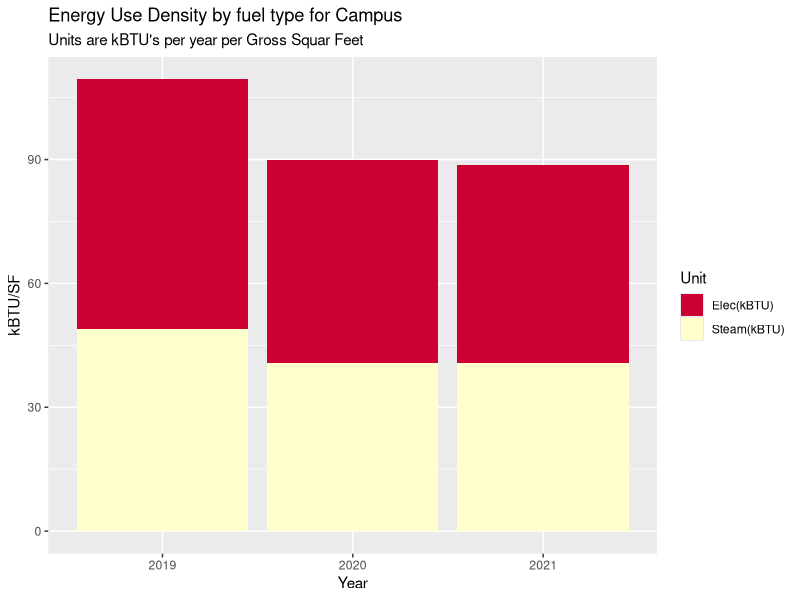
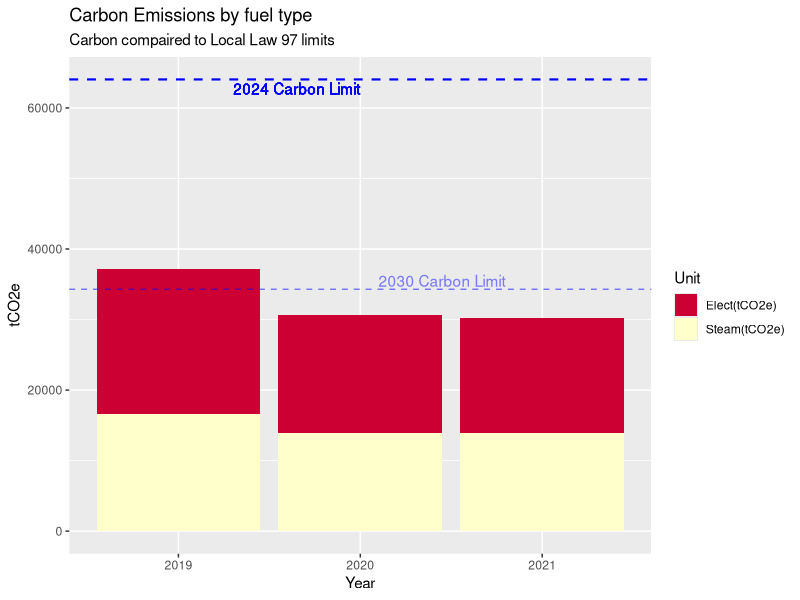
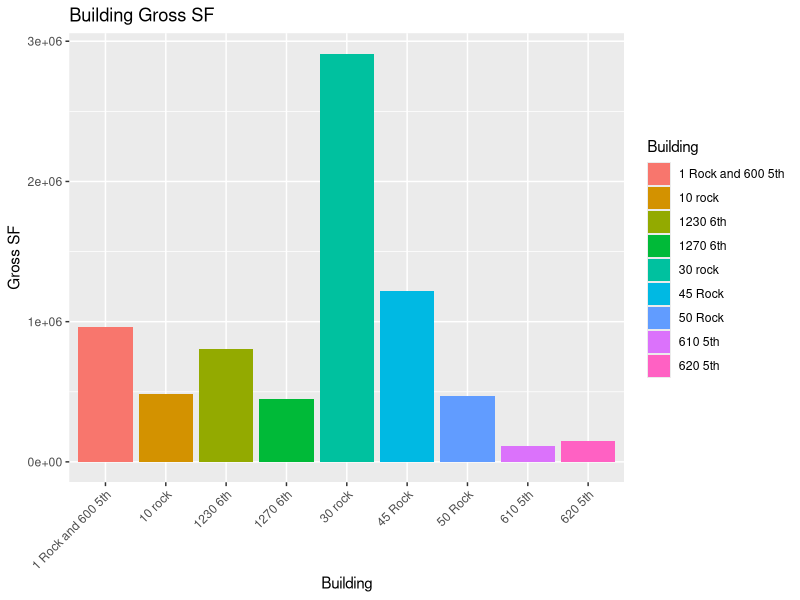
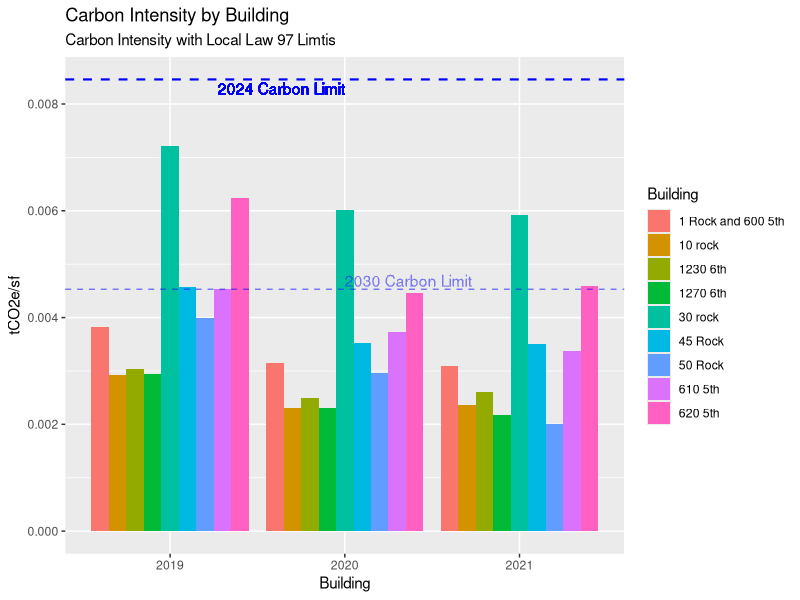
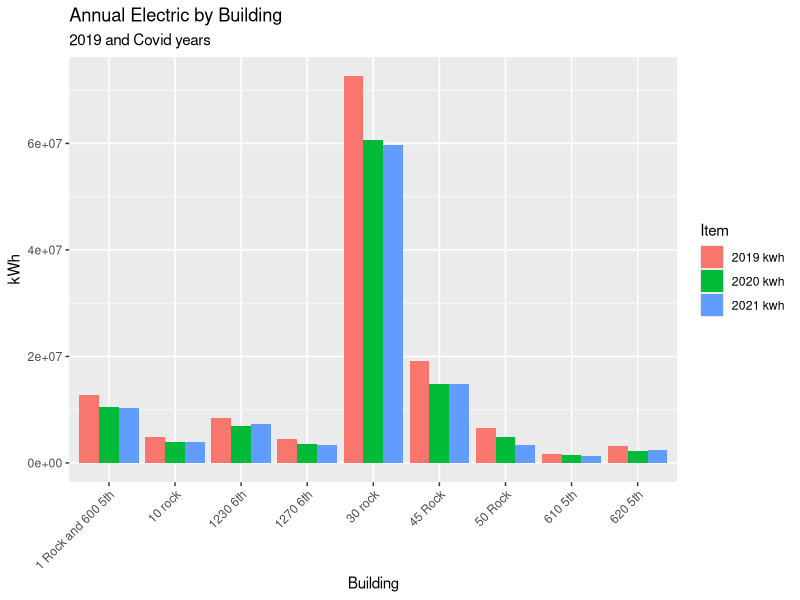
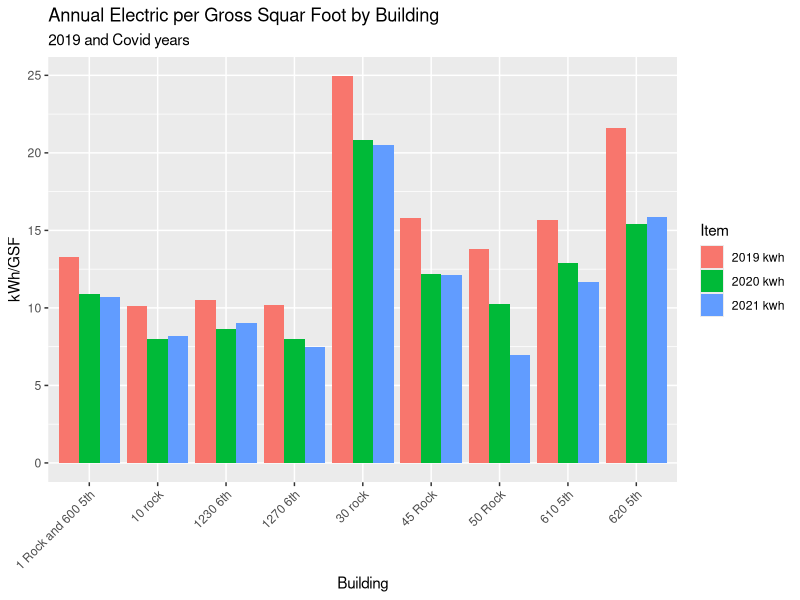
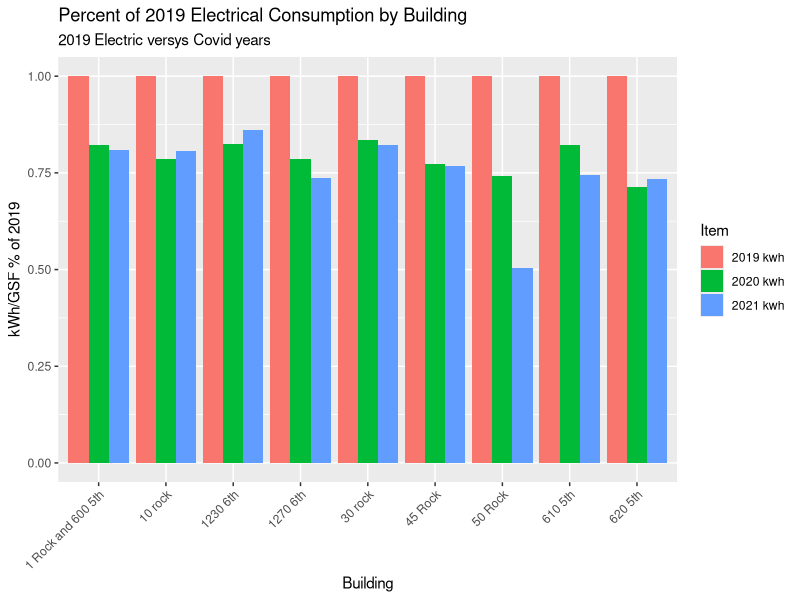
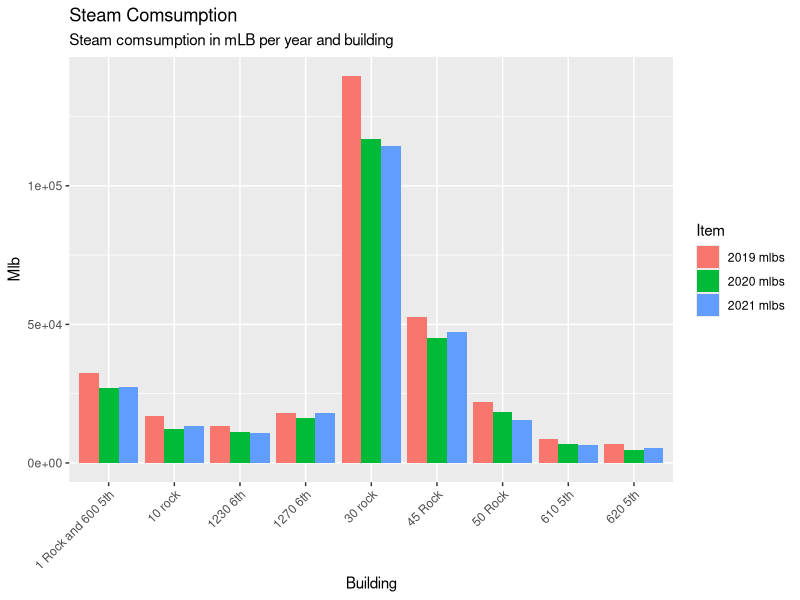

Reproduce these figures in R, in order.
## ---- chunk 1

# Load packages 
my_packages <- c("tidyverse", "vroom" , "janitor" , "glue" , "tsibble" , "tidytext","lubridate", "fable", "tsibbledata", "ggplot2", "forecast", "tseries", "rio", "zoo", "readxl", "tsibbledata", "knitr", "kableExtra", "formattable", "scales")
invisible( lapply(my_packages, require, character.only = TRUE))

#Set up environment 
place <- "Home"  #Where are we working today. 
# place <- "work"

if (place == "Home"){setwd("C:/Users/paulr/Documents/R/RockCenterEnergyAnalysis")} else {setwd("C:/Users/prode/Documents/R/RockCenterEnergyAnalysis")}

if (!file.exists("data")) { dir.create("data")}

rm(place, my_packages ) #Clean up

options(dplyr.summarise.inform = FALSE)  # Suppress textin Knit printout. 



# Read in data

'ElecCF' <- 0.000288962  #2021 Carbon Values
'SteamCF' <- 0.00004493 #2021 Carbon Values
'IntensityLimit24' <- 0.00846 #2024 Limit
'IntensityLimit30' <- 0.00453 #2030 Limit

SteamData <- read_excel("data/Energy_Data_for_Net_Zero_Study.xlsx", sheet = "Sheet1", range = "B2:G11" , col_names = TRUE, na = "NA", col_types = NULL ) %>%  select(-5,-6)

ElectricData <- read_excel("data/Energy_Data_for_Net_Zero_Study.xlsx", sheet = "Sheet1", range = "B13:G23" , col_names = TRUE, na = "NA", col_types = NULL ) %>% select(-5,-6)

ElectricData %>% filter(Building == '1 Rock' | Building == '600 5th') %>% 
  select( -Building) %>% 
  summarise_each(funs(sum)) %>% 
  mutate(Building = "1 Rock and 600 5th") %>% 
  select(4,1,2,3) %>% rbind(ElectricData) %>% 
  filter(Building != '1 Rock' & Building != '600 5th') -> ElectricData

BuildingGSF <- read_excel("data/Energy_Data_for_Net_Zero_Study.xlsx", sheet = "Sheet1", range = "B28:C39" , col_names = TRUE, na = "NA", col_types = NULL ) %>% 
  filter(Building != '1 Rock' & Building != '600 5th')

UtilityData <- left_join(ElectricData, SteamData, by="Building") %>% left_join(BuildingGSF, by="Building")
UtilityData[is.na(UtilityData)] <- 0

#Campus EUI for each year 
UtilityData1 <- UtilityData 
apply(UtilityData1[2:4], 2, function(row) row * 3.4121 ) -> UtilityData1[2:4]
apply(UtilityData1[5:7], 2, function(row) row * 1194) -> UtilityData1[5:7]
UtilityData1 %>% select(`2019 kwh`, `2020 kwh`, `2021 kwh`, `2019 mlbs`, `2020 mlbs`, `2021 mlbs`, `Gross Floor Area`) %>%
summarise_each(funs(sum)) -> UtilityData1
    TotalFlArea <- UtilityData1$`Gross Floor Area`
    UtilityData1 %>% 
      select(-`Gross Floor Area`) %>% 
  gather(key = "Item", value = "Value") -> UtilityData1
  cbind(UtilityData1, str_split_fixed(UtilityData1$Item, " ", n=2)) %>% 
  select(-"Item") -> UtilityData1 
  colnames(UtilityData1)  <-  c("Value", "Year", "Unit") 
  apply(UtilityData1[3], 1, function(x) {ifelse(x == "kwh", "Elec(kBTU)", "Steam(kBTU)")}) -> UtilityData1[3]
  
# Make an EUI plot with kBTU vales for both  electric and steam  
UtilityData2 <- UtilityData1
apply(UtilityData2[1], 1, function(row) row / TotalFlArea ) -> UtilityData2[1]
UtilityData2 %>% 
  ggplot(aes(x = Year, y = Value, fill = Unit)) +
  geom_bar(stat = "identity", position = "stack") +
  labs( title = "Energy Use Density by fuel type for Campus",
        subtitle = "Units are kBTU's per year per Gross Squar Feet") +
  xlab("Year") +
  ylab("kBTU/SF") +
  scale_fill_manual(values = c("#CC0033", "#FFFFCC"))


 ### Delta's ###
  UtilityData2 %>%
    group_by(Year) %>% 
    summarise("AnnuValues" = sum(Value)) %>% 
    mutate("BaseYear" = max(AnnuValues)) %>% 
    mutate("Delta" = AnnuValues/BaseYear) -> CampusDelta
  CampusDelta[4] <- sapply(CampusDelta[4], function(x) percent(x, accuracy=1))
  
## ---- chunk 2

#Make a Carbon table in the dataframe UtilityData1
UtilityData3 <- UtilityData1
  apply(UtilityData3[3], 1, function(x) {ifelse(x == "Elec(kBTU)", "Elect(tCO2e)", "Steam(tCO2e)")}) -> UtilityData3[3]
  UtilityData3 %>% 
  mutate(Carbon = ifelse(Unit == "Elec(kBTU)", Value * ElecCF / 3.4121, Value * SteamCF)) %>% 
  ggplot(aes(x = Year, y = Carbon, fill = Unit)) +
  geom_bar(stat = "identity", position = "stack") +
  labs( title = "Carbon Emissions by fuel type",
        subtitle = "Carbon compaired to Local Law 97 limits") +
  labs(x = "Year", y = "tCO2e") +
  #guides(fill = FALSE) +
  geom_hline(aes(yintercept = TotalFlArea * IntensityLimit24), color = "blue", linetype = "dashed", size = 0.75) +
  geom_text(aes(x = 2, y = TotalFlArea * IntensityLimit24, label = "2024 Carbon Limit"), hjust = 1, vjust = 1.25 , color = "blue") +
  geom_hline(aes(yintercept = TotalFlArea * IntensityLimit30), linetype = "dashed", color = "blue", size = 0.5, alpha = 0.5) +
  geom_text(aes(x = 2.1, y = TotalFlArea * IntensityLimit30, label = "2030 Carbon Limit", alpha = 0.1), hjust = 0, vjust = -.2 , color = "blue", alpha = 0.1) +
  scale_fill_manual(values = c("#CC0033", "#FFFFCC"))
  
## ---- chunk 3

#Plot Carbon Intensities versus LL97 Limits 
UtilityData1 <- UtilityData 
#apply(UtilityData1[2:4], 2, function(row) row * 3.4121 ) -> UtilityData1[2:4]
apply(UtilityData1[5:7], 2, function(row) row * 1194) -> UtilityData1[5:7]
UtilityData1[2:7]/UtilityData1$`Gross Floor Area` -> UtilityData1[2:7]
colnames(UtilityData1) <- c("Building", "2019 kwh", "2020 kwh", "2021 kwh", "2019 kBTUs", "2020 kBTUs", "2021 kBTUs", "Gross Floor Area")

UtilityData1 %>% select("Building", "2019 kwh", "2020 kwh", "2021 kwh", "2019 kBTUs", "2020 kBTUs", "2021 kBTUs") -> UtilityData1

UtilityData1 %>% 
  gather(key = "Item", value = "Value", -"Building") -> UtilityData1
  cbind(UtilityData1, str_split_fixed(UtilityData1$Item, " ", n=2)) %>% 
  select(-"Item") -> UtilityData1 
  colnames(UtilityData1)  <-  c("Building", "Value", "Year", "Unit") 
  UtilityData1 %>% 
    mutate("Carbon/SF" = ifelse(Unit == "kwh", Value * ElecCF, Value * SteamCF)) %>% 
    select(Building, Year, Unit, `Carbon/SF`) %>% 
    mutate("Carbon" = "tCO2e") -> UtilityData1
  
  UtilityData %>%   
ggplot(aes(x = Building, y = `Gross Floor Area`, fill = Building)) +
  geom_bar(stat = "identity", position = "dodge") +
  labs( title = "Building Gross SF") +
  labs(x = "Building", y = "Gross SF") +
  theme(axis.text.x = element_text (angle = 45, vjust = 1, hjust=1)) 


UtilityData1 %>%   
ggplot(aes(x = Year, y = `Carbon/SF`, fill = Building, group = Building)) +
  geom_bar(stat = "identity", position = "dodge") +
  labs( title = "Carbon Intensity by Building",
        subtitle = "Carbon Intensity with Local Law 97 Limtis") +
  labs(x = "Building", y = "tCO2e/sf") +
  geom_hline(aes(yintercept = IntensityLimit24), color = "blue", linetype = "dashed", size = 0.75) +
  geom_text(aes(x = 2, y = IntensityLimit24, label = "2024 Carbon Limit"), hjust = 1, vjust = 1.25 , color = "blue") +
  geom_hline(aes(yintercept = IntensityLimit30), linetype = "dashed", color = "blue", size = 0.5, alpha = 0.5) +
  geom_text(aes(x = 2, y = IntensityLimit30, label = "2030 Carbon Limit"), hjust = 0, vjust = -.2 , color = "blue", alpha = 0.01) 
  

## ---- chunk 4

#1 Electric kWh
ElectricData %>% select(Building, `2019 kwh`, `2020 kwh`, `2021 kwh`) %>% 
  gather(key = "Item", value = "Value", -Building) %>%
  ggplot(aes(x = Building, y = Value, fill = Item, group = Item)) +
  labs( title = "Annual Electric by Building",
        subtitle = "2019 and Covid years", x = "Building", y = "kWh") +
  theme(axis.text.x = element_text (angle = 45, vjust = 1, hjust=1)) +
  geom_bar(stat = "identity", position = "dodge")
## ---- chunk 5
#2 Electric kWh per GSF 
UtilityData1 <- UtilityData
apply(UtilityData1[2:7], 2, function(row) row / UtilityData1$`Gross Floor Area`) -> UtilityData1[2:7]
UtilityData1 %>% select(Building, `2019 kwh`, `2020 kwh`, `2021 kwh`) %>% 
  gather(key = "Item", value = "Value", -Building) %>% 
  ggplot(aes(x = Building, y = Value, fill = Item, group = Item)) +
  labs( title = "Annual Electric per Gross Squar Foot by Building",
        subtitle = "2019 and Covid years", x = "Building", y = "kWh/GSF") +
  theme(axis.text.x = element_text (angle = 45, vjust = 1, hjust=1)) +
  geom_bar(stat = "identity", position = "dodge")
## ---- chunk 6

#3 percent kWh reductions relative to 2019 
UtilityData1 <- UtilityData
apply(UtilityData1[2:7], 2, function(row) row / UtilityData1$`Gross Floor Area`) -> UtilityData1[2:7]
apply(UtilityData1[2:4], 2, function(row) row / UtilityData1$`2019 kwh`) -> UtilityData1[2:4]
UtilityData1 %>% select(Building, `2019 kwh`, `2020 kwh`, `2021 kwh`) %>% 
  gather(key = "Item", value = "Value", -Building) %>% 
  ggplot(aes(x = Building, y = Value, fill = Item, group = Item)) + 
  labs( title = "Percent of 2019 Electrical Consumption by Building",
        subtitle = "2019 Electric versys Covid years", x = "Building", y = "kWh/GSF % of 2019") +
  theme(axis.text.x = element_text (angle = 45, vjust = 1, hjust=1)) +
  geom_bar(stat = "identity", position = "dodge")
## ---- chunk 7
# 4 Steam mlb 
SteamData %>% select(Building, `2019 mlbs`, `2020 mlbs`, `2021 mlbs`) %>% 
  gather(key = "Item", value = "Value", -Building) %>%
  ggplot(aes(x = Building, y = Value, fill = Item, group = Item)) +
  labs( title = "Steam Comsumption ",
        subtitle = "Steam comsumption in mLB per year and building", x = "Building", y = "Mlb") +
  theme(axis.text.x = element_text (angle = 45, vjust = 1, hjust=1)) +
  geom_bar(stat = "identity", position = "dodge")

## ---- chunk 8

#5 steam mlb per gsf 
UtilityData1 <- UtilityData
apply(UtilityData1[2:7], 2, function(row) row / UtilityData1$`Gross Floor Area`) -> UtilityData1[2:7]
UtilityData1 %>% select(Building, `2019 mlbs`, `2020 mlbs`, `2021 mlbs`) %>% 
  gather(key = "Item", value = "Value", -Building) %>% 
  ggplot(aes(x = Building, y = Value, fill = Item, group = Item)) +
  labs( title = "Steam Comsumption per GSF ",
        subtitle = "Steam comsumption in mLB per GSF year and building", x = "Building", y = "Mlb/GSF") +
  theme(axis.text.x = element_text (angle = 45, vjust = 1, hjust=1)) +
  geom_bar(stat = "identity", position = "dodge")
  
## ---- chunk 9

#6 percent down from 2019
UtilityData1 <- UtilityData
apply(UtilityData1[2:7], 2, function(row) row / UtilityData1$`Gross Floor Area`) -> UtilityData1[2:7]
apply(UtilityData1[5:7], 2, function(row) row / UtilityData1$`2019 mlbs`) -> UtilityData1[5:7]
UtilityData1 %>% select(Building, `2019 mlbs`, `2020 mlbs`, `2021 mlbs`) %>% 
  gather(key = "Item", value = "Value", -Building) %>% 
  ggplot(aes(x = Building, y = Value, fill = Item, group = Item)) +
  labs( title = "Percent of 2019 Steam Consumption by Building ",
        subtitle = "2019 Steam versys Covid years", x = "Building", y = "Mlb/GSF % of 2019") +
  theme(axis.text.x = element_text (angle = 45, vjust = 1, hjust=1)) +
  geom_bar(stat = "identity", position = "dodge")

## ---- chunk 10


EPA_data <- read_excel("data/EPA_Annual_Energy_Use_By_Meter.xlsx", range = "A6:BB155" , col_names = FALSE, na = "NA", col_types = NULL )

EPA_data <- read_excel("data/EPA_Annual_Energy_Use_By_Meter.xlsx", skip = 4)


